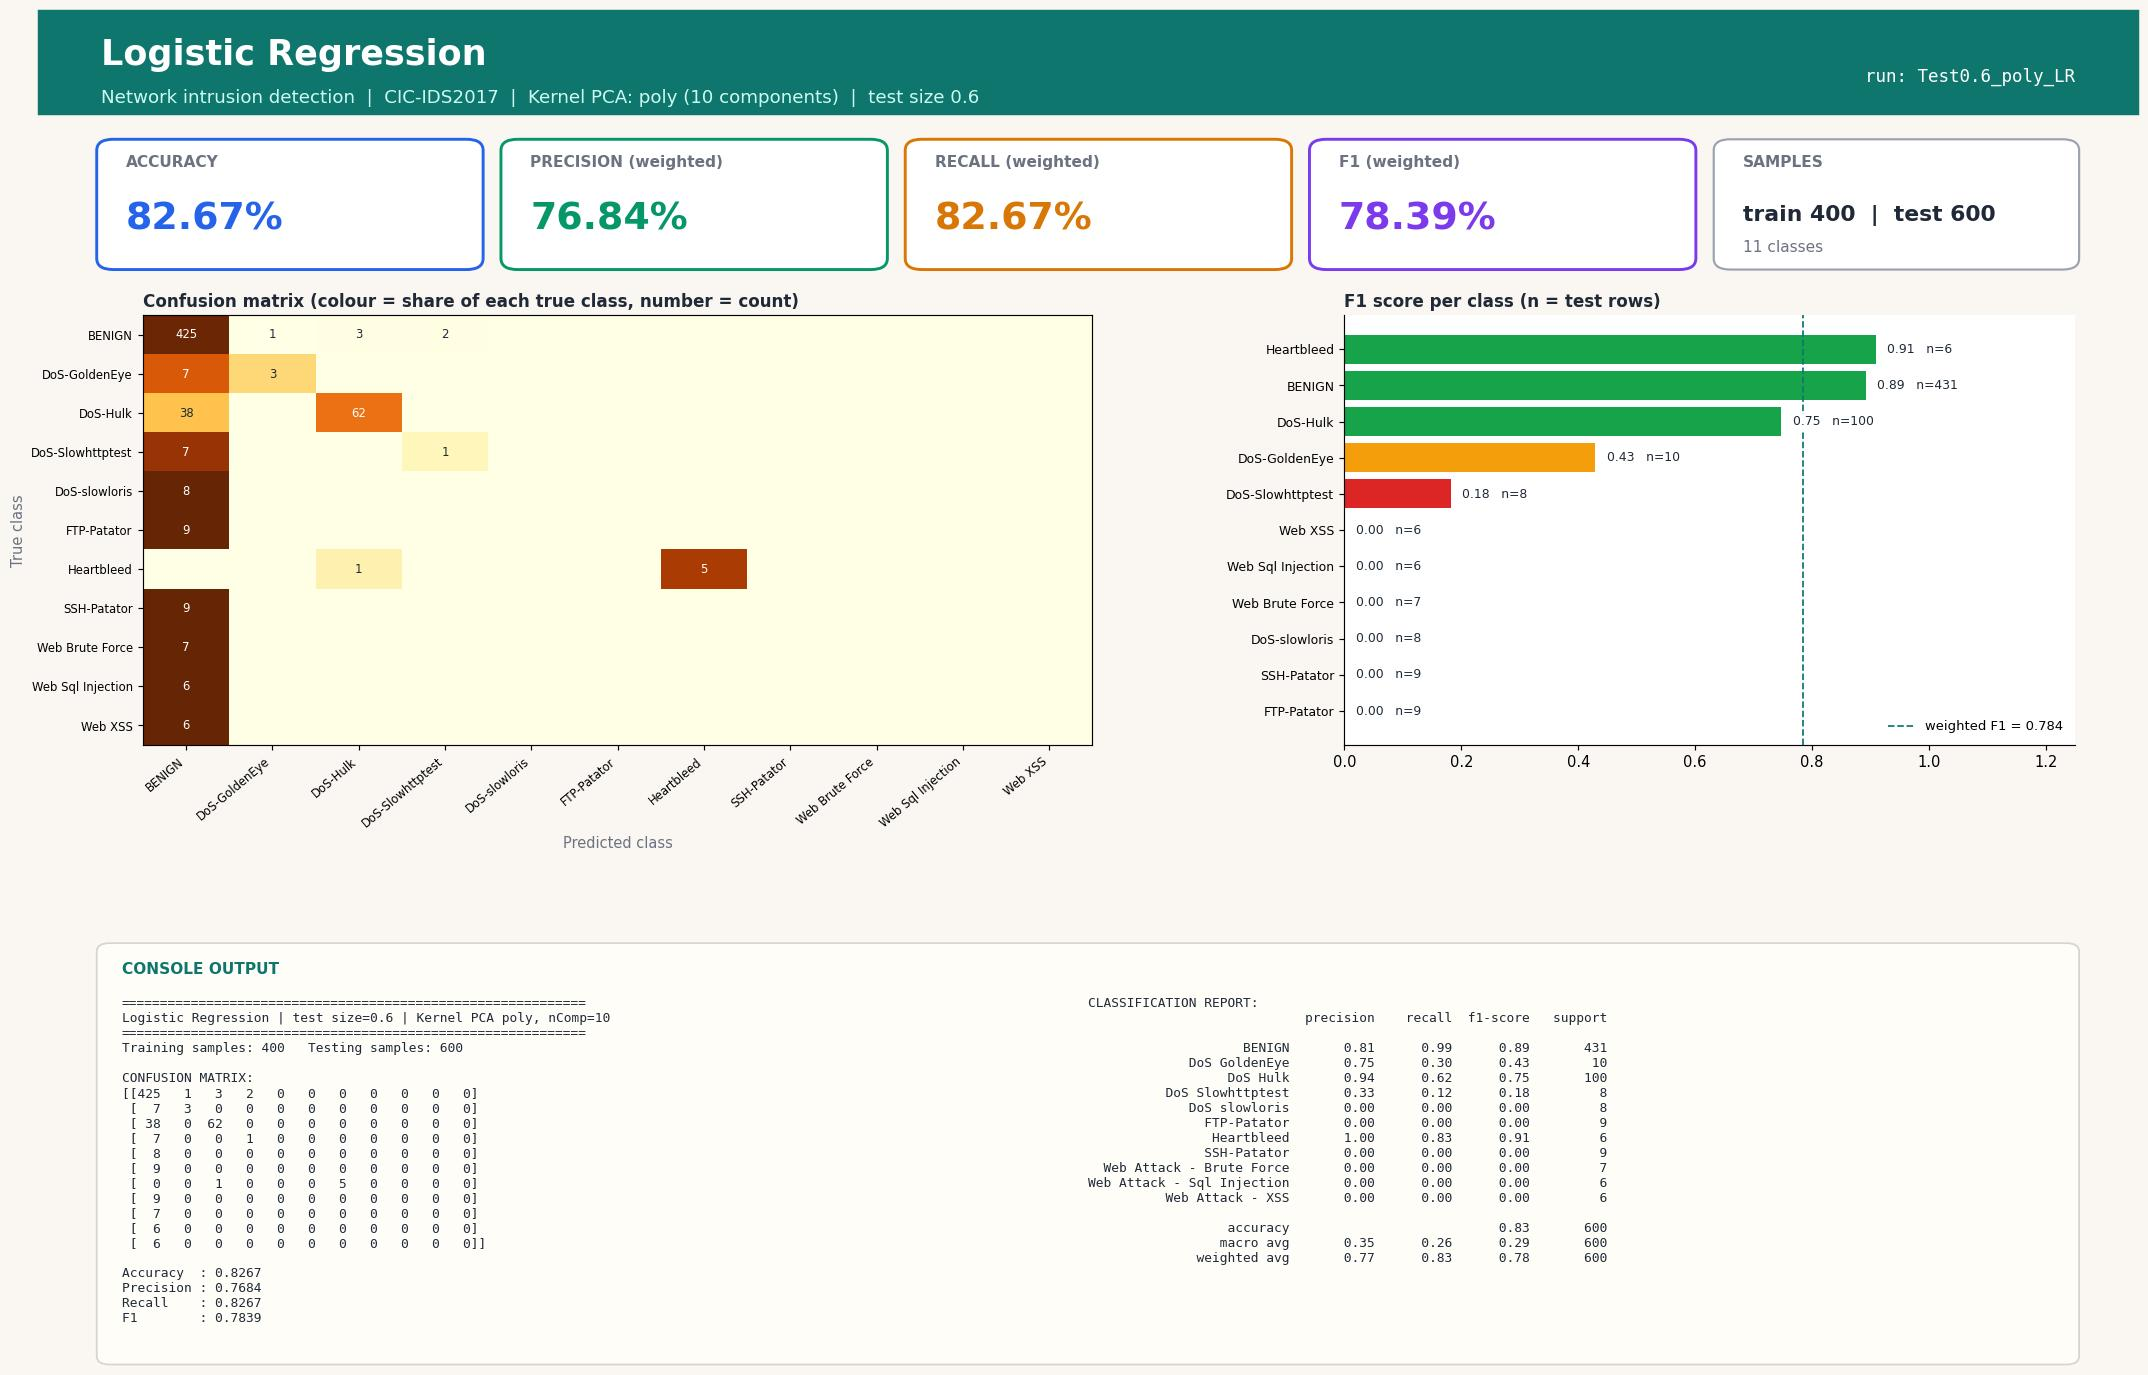

This chart was generated by the following Python code:
#!/usr/bin/env python3
"""Logistic Regression | Test size 0.6 | Kernel PCA kernel=poly, n_components=10
CIC-IDS2017 (Tue+Wed+Thu-morning) 1000-row stratified sample.
Run in any IDE (Spyder / VS Code / PyCharm / Jupyter): open the file and press Run, no arguments needed.
Saves next to this file: 'Test0.6_poly_LR.jpg' - one image with the console output (confusion matrix, metrics, classification report) plus charts."""
import json, os
import numpy as np
import matplotlib.pyplot as plt
from sklearn.decomposition import KernelPCA
from sklearn.linear_model import LogisticRegression
from sklearn.metrics import (accuracy_score, classification_report, confusion_matrix,
                             f1_score, precision_score, recall_score)
from sklearn.model_selection import train_test_split
from sklearn.preprocessing import StandardScaler

TEST_SIZE, KERNEL, N_COMP, ALG, ALG_NAME = 0.6, "poly", 10, "LR", "Logistic Regression"
try:
    HERE = os.path.dirname(os.path.abspath(__file__))
except NameError:                      # Jupyter / interactive console
    HERE = os.getcwd()
def _find_root():                      # folder that contains data/sample.npz (works from any working directory)
    for p in (HERE, os.path.join(HERE, ".."), os.path.join(HERE, "..", ".."), os.getcwd()):
        if os.path.exists(os.path.join(p, "data", "sample.npz")):
            return os.path.abspath(p)
    raise FileNotFoundError("data/sample.npz not found - run prepare_data.py or keep the repo folder structure")
ROOT = _find_root()
tag = f"Test{TEST_SIZE}_{KERNEL}_{ALG}"

# 1. LOAD cached, cleaned sample (see prepare_data.py)
d = np.load(os.path.join(ROOT, "data", "sample.npz"), allow_pickle=True)
X, y, class_names = d["X"], d["y"], [str(c).replace("�", "-") for c in d["classes"]]

# 2. SPLIT
X_train, X_test, y_train, y_test = train_test_split(
    X, y, test_size=TEST_SIZE, random_state=42, stratify=y)

# 3. SCALE (fit on train only)
scaler = StandardScaler()
X_train = scaler.fit_transform(X_train); X_test = scaler.transform(X_test)

# 4. DIMENSIONALITY REDUCTION: Kernel PCA (fit on train only; gamma = sklearn default 1/n_features)
kpca = KernelPCA(n_components=N_COMP, kernel=KERNEL, random_state=0)
X_train = kpca.fit_transform(X_train); X_test = kpca.transform(X_test)

# 5. CLASSIFIER
classifier = LogisticRegression(max_iter=1000, solver="lbfgs", random_state=0)
classifier.fit(X_train, y_train)
y_pred = classifier.predict(X_test)

# 6. METRICS
labels = np.arange(len(class_names))
cm = confusion_matrix(y_test, y_pred, labels=labels)
res = dict(test_size=TEST_SIZE, kernel=KERNEL, n_components=N_COMP, algorithm=ALG, model=ALG_NAME,
           n_train=int(len(y_train)), n_test=int(len(y_test)),
           accuracy=accuracy_score(y_test, y_pred),
           precision=precision_score(y_test, y_pred, average="weighted", zero_division=0),
           recall=recall_score(y_test, y_pred, average="weighted", zero_division=0),
           f1=f1_score(y_test, y_pred, average="weighted", zero_division=0))
report = classification_report(y_test, y_pred, labels=labels, target_names=class_names, zero_division=0)
lines = ["=" * 60, f"{ALG_NAME} | test size={TEST_SIZE} | Kernel PCA {KERNEL}, nComp={N_COMP}", "=" * 60,
         f"Training samples: {len(y_train)}   Testing samples: {len(y_test)}", "", "CONFUSION MATRIX:", np.array2string(cm), ""]
for k in ("accuracy", "precision", "recall", "f1"): lines.append(f"{k.capitalize():10s}: {res[k]:.4f}")
lines += ["", "CLASSIFICATION REPORT:", report]
console_output = "\n".join(lines); print(console_output)

# 7. VISUAL OUTPUT: ONE report-style image (banner, KPI cards, charts, console output) - real results only
from matplotlib.patches import FancyBboxPatch, Rectangle
short = [c.replace("Web Attack - ", "Web ").replace("DoS ", "DoS-") for c in class_names]
rep = classification_report(y_test, y_pred, labels=labels, target_names=class_names, zero_division=0, output_dict=True)
cmn = cm / np.maximum(cm.sum(axis=1, keepdims=True), 1)          # row-normalised = per-class recall
INK, MUTED, BG, ACC = "#1f2937", "#6b7280", "#faf7f2", "#0f766e"
fig = plt.figure(figsize=(20, 13.2), dpi=105, facecolor=BG)
fig.add_artist(Rectangle((0, 0.925), 1, 0.075, transform=fig.transFigure, color=ACC, zorder=0))
fig.text(0.03, 0.968, f"{ALG_NAME}", fontsize=24, fontweight="bold", color="white", va="center")
fig.text(0.03, 0.937, f"Network intrusion detection  |  CIC-IDS2017  |  Kernel PCA: {KERNEL} ({N_COMP} components)  |  test size {TEST_SIZE}",
         fontsize=12.5, color="#ccfbf1", va="center")
fig.text(0.97, 0.952, f"run: {tag}", fontsize=12, color="white", ha="right", va="center", family="monospace")

# KPI cards
cards = [("ACCURACY", res["accuracy"], "#2563eb"), ("PRECISION (weighted)", res["precision"], "#059669"),
         ("RECALL (weighted)", res["recall"], "#d97706"), ("F1 (weighted)", res["f1"], "#7c3aed")]
for i, (lab, v, col) in enumerate(cards):
    x0 = 0.03 + i * 0.1925
    fig.add_artist(FancyBboxPatch((x0, 0.815), 0.18, 0.09, boxstyle="round,pad=0.002,rounding_size=0.008", transform=fig.transFigure,
                                  facecolor="white", edgecolor=col, linewidth=2))
    fig.text(x0 + 0.012, 0.887, lab, fontsize=10.5, color=MUTED, fontweight="bold")
    fig.text(x0 + 0.012, 0.842, f"{v * 100:.2f}%", fontsize=26, color=col, fontweight="bold")
fig.add_artist(FancyBboxPatch((0.80, 0.815), 0.17, 0.09, boxstyle="round,pad=0.002,rounding_size=0.008", transform=fig.transFigure,
                              facecolor="white", edgecolor="#9ca3af", linewidth=1.5))
fig.text(0.812, 0.887, "SAMPLES", fontsize=10.5, color=MUTED, fontweight="bold")
fig.text(0.812, 0.848, f"train {res['n_train']}  |  test {res['n_test']}", fontsize=15, color=INK, fontweight="bold")
fig.text(0.812, 0.826, f"{len(class_names)} classes", fontsize=10.5, color=MUTED)

gs = fig.add_gridspec(1, 2, left=0.05, right=0.97, top=0.78, bottom=0.47, wspace=0.30, width_ratios=[1.3, 1])
ax1 = fig.add_subplot(gs[0, 0]); ax2 = fig.add_subplot(gs[0, 1])
for ax in (ax1, ax2): ax.set_facecolor("white")
im = ax1.imshow(cmn, cmap="YlOrBr", vmin=0, vmax=1, aspect="auto")
ax1.set_xticks(labels); ax1.set_yticks(labels); ax1.set_xticklabels(short, rotation=40, ha="right", fontsize=8); ax1.set_yticklabels(short, fontsize=8)
ax1.set_title("Confusion matrix (colour = share of each true class, number = count)", loc="left", fontsize=11.5, color=INK, fontweight="bold")
ax1.set_xlabel("Predicted class", color=MUTED); ax1.set_ylabel("True class", color=MUTED)
for a_ in labels:
    for b_ in labels:
        if cm[a_, b_]: ax1.text(b_, a_, cm[a_, b_], ha="center", va="center", fontsize=8, color="white" if cmn[a_, b_] > 0.6 else INK)
f1s = [rep[c]["f1-score"] for c in class_names]; sup = [int(rep[c]["support"]) for c in class_names]
order = np.argsort(f1s)
cols = ["#dc2626" if f1s[i] < 0.34 else "#f59e0b" if f1s[i] < 0.67 else "#16a34a" for i in order]
ax2.barh(range(len(order)), [f1s[i] for i in order], color=cols)
ax2.set_yticks(range(len(order))); ax2.set_yticklabels([short[i] for i in order], fontsize=8.5); ax2.set_xlim(0, 1.25)
ax2.set_title("F1 score per class (n = test rows)", loc="left", fontsize=11.5, color=INK, fontweight="bold")
for k, i in enumerate(order): ax2.text(f1s[i] + 0.02, k, f"{f1s[i]:.2f}   n={sup[i]}", va="center", fontsize=8.5, color=INK, zorder=5, bbox=dict(facecolor="white", edgecolor="none", pad=1))
for sp in ("top", "right"): ax2.spines[sp].set_visible(False)
ax2.axvline(res["f1"], color=ACC, ls="--", lw=1.2, label=f"weighted F1 = {res['f1']:.3f}"); ax2.legend(loc="lower right", fontsize=9, frameon=False)

# console output panel (same text that is printed to the console)
fig.add_artist(FancyBboxPatch((0.03, 0.025), 0.94, 0.30, boxstyle="round,pad=0.002,rounding_size=0.006", transform=fig.transFigure,
                              facecolor="#fffdf8", edgecolor="#d6d3d1", linewidth=1.2))
fig.text(0.04, 0.305, "CONSOLE OUTPUT", fontsize=10.5, color=ACC, fontweight="bold")
split_at = lines.index("CLASSIFICATION REPORT:")
fig.text(0.04, 0.288, "\n".join(lines[:split_at]), family="monospace", fontsize=8.8, color=INK, va="top")
fig.text(0.50, 0.288, "\n".join(lines[split_at:]), family="monospace", fontsize=8.8, color=INK, va="top")
plt.savefig(os.path.join(HERE, tag + ".jpg"), format="jpg", bbox_inches="tight", facecolor=BG)
if os.environ.get("ACN_NO_SHOW") != "1": plt.show()   # IDEs display the image; run_all.py disables this
plt.close()

os.makedirs(os.path.join(ROOT, "results", "json"), exist_ok=True)
with open(os.path.join(ROOT, "results", "json", tag + ".json"), "w") as f: json.dump(res, f)
